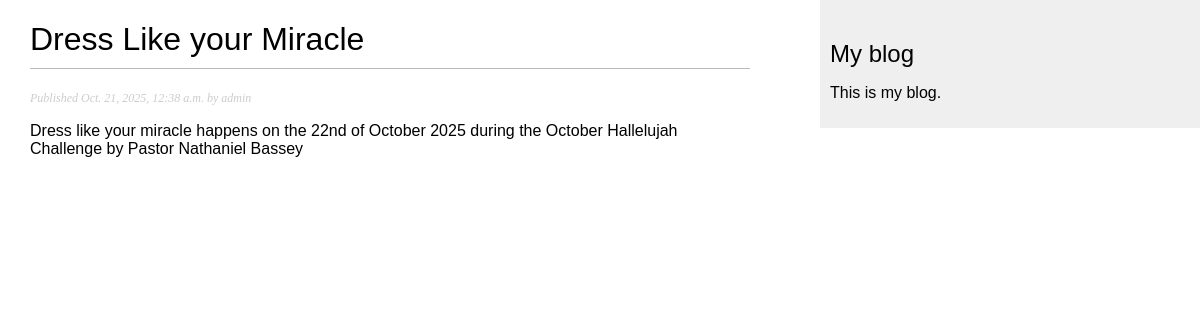
Page /blog/1/ on the committed database.
### blog/models.py (models this page shows, shortened)
class Post(models.Model):
    class Status(models.TextChoices): #status of every post
        DRAFT = 'DF', 'Draft'
        PUBLISHED = 'PB', 'Published'
    title = models.CharField(max_length=250)
    slug = models.SlugField(max_length=250)
    author = models.ForeignKey(
        settings.AUTH_USER_MODEL,
        on_delete=models.CASCADE,
        related_name='blog_posts'
    )
    body = models.TextField()
    published_date = models.DateTimeField(default=timezone.now)
    created_at = models.DateTimeField(auto_now_add=True)
    updated_at = models.DateTimeField(auto_now=True)
    status = models.CharField(max_length=2,
                              choices=Status,
                              default=Status.DRAFT)
    objects = models.Manager() #default manager
    published = PublishedManager() #custom manager
    class Meta:
        ordering = ['-published_date']
        indexes  = [
            models.Index(fields=['-published_date'])
        ]

### blog/views.py (the view)
# urls.py: path('<int:id>/', views.post_detail, name= 'post_detail'),
def post_detail(request, id):
    post = get_object_or_404(
        Post,
        id = id,
        status = Post.Status.PUBLISHED
    )
    return render(
        request,
        'blog/post/detail.html',
        {'post': post}
    )

### blog/templates/blog/post/detail.html (shortened to what this page needs)
{% extends "blog/base.html" %}
 {% block content %}
  <h1>{{ post.title }}</h1>
  <p class="date">
    Published {{ post.published_date }} by {{ post.author }}
  </p>
  {{ post.body|linebreaks }}
 {% endblock %}

### blog/static/css/blog.css (style rules this page uses)
body { margin:0; padding:0; font-family:helvetica, sans-serif; }
h1 { font-weight:normal; border-bottom:1px solid #bbb; padding:0 0 10px 0; }
p.date { color:#ccc; font-family: georgia, serif; font-size: 12px; font-style: italic; }

### rows in the picture
Post: title "Dress Like your Miracle", published_date "Oct. 21, 2025, 12:38 a.m.", author "admin", body "Dress like your miracle happens on the 22nd of October 2025 during the October Hallelujah Challenge by Pastor Nathaniel Bassey"
